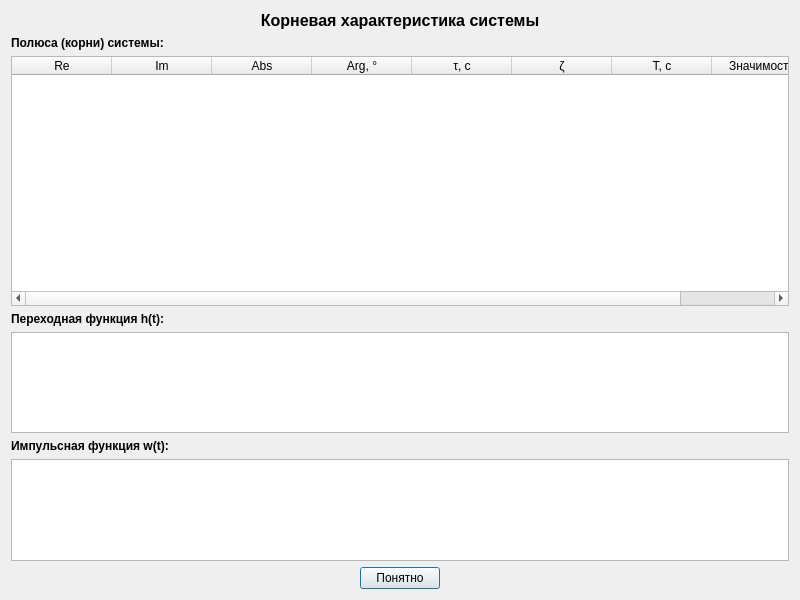
<?xml version="1.0" encoding="UTF-8"?>
<ui version="4.0">
 <class>TranFuncDialog</class>
 <widget class="QDialog" name="TranFuncDialog">
  <property name="geometry">
   <rect>
    <x>0</x>
    <y>0</y>
    <width>800</width>
    <height>600</height>
   </rect>
  </property>
  <property name="windowTitle">
   <string>Информация о передаточной функции</string>
  </property>
  <layout class="QVBoxLayout" name="verticalLayout">
   <item>
    <widget class="QLabel" name="titleLabel">
     <property name="text">
      <string>Корневая характеристика системы</string>
     </property>
     <property name="alignment">
      <set>Qt::AlignCenter</set>
     </property>
     <property name="styleSheet">
      <string>font-size: 16px; font-weight: bold;</string>
     </property>
    </widget>
   </item>
   <item>
    <widget class="QLabel" name="polesLabel">
     <property name="text">
      <string>&lt;b&gt;Полюса (корни) системы:&lt;/b&gt;</string>
     </property>
    </widget>
   </item>
   <item>
    <widget class="QTableWidget" name="polesTable">
     <property name="minimumSize">
      <size>
       <width>0</width>
       <height>250</height>
      </size>
     </property>
     <property name="editTriggers">
      <set>QAbstractItemView::NoEditTriggers</set>
     </property>
     <column>
      <property name="text">
       <string>Re</string>
      </property>
     </column>
     <column>
      <property name="text">
       <string>Im</string>
      </property>
     </column>
     <column>
      <property name="text">
       <string>Abs</string>
      </property>
     </column>
     <column>
      <property name="text">
       <string>Arg, °</string>
      </property>
     </column>
     <column>
      <property name="text">
       <string>τ, c</string>
      </property>
     </column>
     <column>
      <property name="text">
       <string>ζ</string>
      </property>
     </column>
     <column>
      <property name="text">
       <string>T, c</string>
      </property>
     </column>
     <column>
      <property name="text">
       <string>Значимость</string>
      </property>
     </column>
    </widget>
   </item>
   <item>
    <widget class="QLabel" name="htLabel">
     <property name="text">
      <string>&lt;b&gt;Переходная функция h(t):&lt;/b&gt;</string>
     </property>
    </widget>
   </item>
   <item>
    <widget class="QTextEdit" name="htTextEdit">
     <property name="readOnly">
      <bool>true</bool>
     </property>
    </widget>
   </item>
   <item>
    <widget class="QLabel" name="wtLabel">
     <property name="text">
      <string>&lt;b&gt;Импульсная функция w(t):&lt;/b&gt;</string>
     </property>
    </widget>
   </item>
   <item>
    <widget class="QTextEdit" name="wtTextEdit">
     <property name="readOnly">
      <bool>true</bool>
     </property>
    </widget>
   </item>
   <item>
    <layout class="QHBoxLayout" name="buttonLayout">
     <item>
      <spacer name="leftSpacer">
       <property name="orientation">
        <enum>Qt::Horizontal</enum>
       </property>
       <property name="sizeHint" stdset="0">
        <size>
         <width>40</width>
         <height>20</height>
        </size>
       </property>
      </spacer>
     </item>
     <item>
      <widget class="QPushButton" name="okButton">
       <property name="text">
        <string>Понятно</string>
       </property>
      </widget>
     </item>
     <item>
      <spacer name="rightSpacer">
       <property name="orientation">
        <enum>Qt::Horizontal</enum>
       </property>
       <property name="sizeHint" stdset="0">
        <size>
         <width>40</width>
         <height>20</height>
        </size>
       </property>
      </spacer>
     </item>
    </layout>
   </item>
  </layout>
 </widget>
 <resources/>
 <connections/>
</ui>
